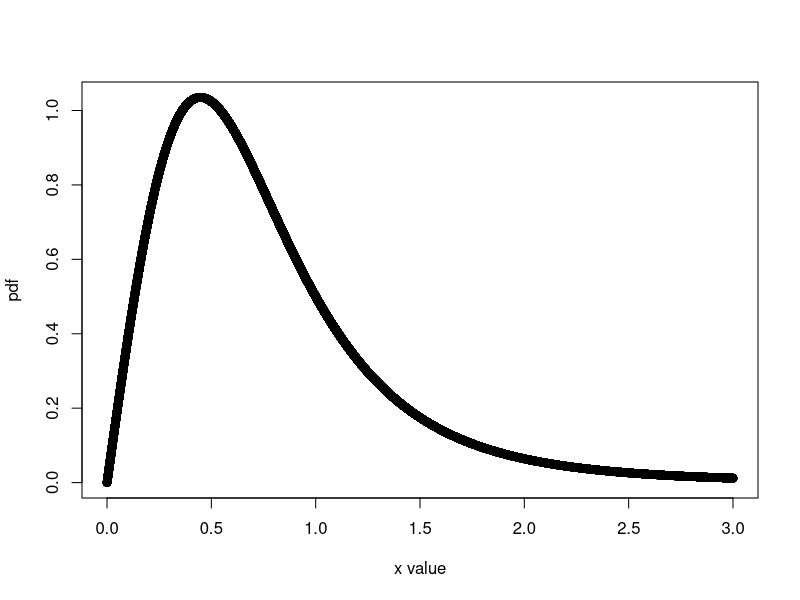

R code for this plot:
f_x = function(x){
  prob = 4 * x * (1 + x^2)^-3
  return(prob)
}
r =c()
S = seq(0, 3 , 0.00001)
k = 1
for(i in S){
  r[k] = f_x(i)
  k = k+1
}

plot(x = S , y = r , xlab = "x value" , ylab = "pdf")

(Mode = S[which.max(r)])
  